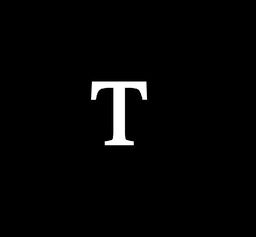
#> input picture HW1_98126079/codes/question 3/T.jpg, 256 x 237 px, shrunk from 655 x 607 before the run
$ python HW1_q3_Zallaghi_98126079.py
#> lines starting #> are read from the running program, lines starting #| are printed output that depends on the picture
# DIP Course - fall 2020 - HW: 1
# Student: M. J. Zallaghi    -    ID: 98126079


# Question: 3 code


# using numpy for working with arrays
import numpy as np
# using openCv module
import cv2
# using matplotlib for multiple image show in 1 fig
import matplotlib.pyplot as plt
# importing math module
import math

# reading image in gray mode (actually it is gray...)
T = cv2.cvtColor(cv2.imread("T.jpg"), cv2.COLOR_BGR2GRAY)
#> T: shape (237, 256); min 0, max 255, mean 5.3

# a) image scaling

# scaling image
T_scaled = cv2.resize(T, None, fx = 1/2 , fy = 2)
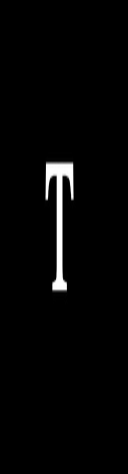
#> T_scaled: shape (474, 128); min 0, max 255, mean 5.3
# showing result
fig0 = plt.figure("Scaling")
fig0.add_subplot(2,1,1)
plt.imshow(T, cmap = "gray")
plt.title("Original image")
fig0.add_subplot(2,1,2)
plt.imshow(T_scaled, cmap = "gray")
plt.title("Scaled image: fx = 1/2    fy = 2")
plt.show()
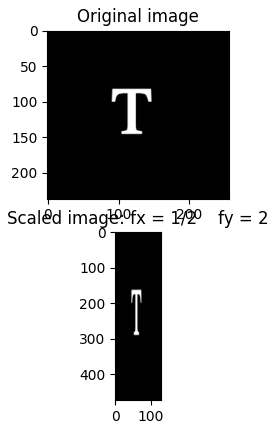
#> figure drawn by matplotlib, 2 panels

# b) image Translation

# defining an function for image translation
def imgTrans(img,dx,dy):
  # Homogenous matrix for transformation
#> called with dx = 150, dy = 100
  mat = np.array([[1,0,dx],[0,1,dy],[0,0,1]])
  img_out = np.zeros_like(img)
  for m in range(img.shape[0]):
    for n in range(img.shape[1]):
      p = np.dot(mat[0,:],np.array([m,n,1]))
      q = np.dot(mat[1,:],np.array([m,n,1]))
      if p<img_out.shape[0] and q<img_out.shape[1]:
        img_out[p,q] = img[m,n]
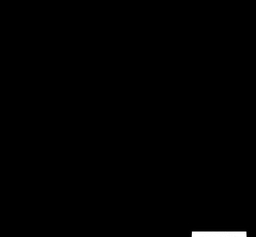
#> img_out: shape (237, 256); min 0, max 255, mean 1.3
  return img_out

# appliyng function on image
T_translated = imgTrans(T,dx=150,dy=100)

# showing result
fig1 = plt.figure("Translating")
fig1.add_subplot(2,1,1)
plt.imshow(T, cmap = "gray")
plt.title("Original image")
fig1.add_subplot(2,1,2)
plt.imshow(T_translated, cmap = "gray")
plt.title("Translated image: dx = 150    dy = 100")
plt.show()
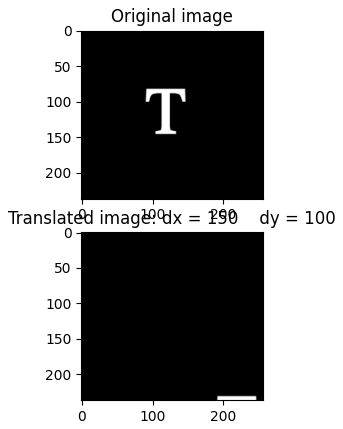
#> figure drawn by matplotlib, 2 panels

# c) Horizontal shear

# defining an function for Horizontal shear transformation
def imgHShear(img,s_h):
  # Homogenous matrix for transformation
#> called with s_h = 0.3
  mat = np.array([[1,0,0],[s_h,1,0],[0,0,1]])
  img_out = np.zeros_like(img)
  for m in range(img.shape[0]):
    for n in range(img.shape[1]):
      p = int(round(np.dot(mat[0,:],np.array([m,n,1]))))
      q = int(round(np.dot(mat[1,:],np.array([m,n,1]))))
      if p<img_out.shape[0] and q<img_out.shape[1]:
        img_out[p,q] = img[m,n]
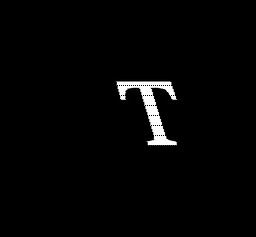
#> img_out: shape (237, 256); min 0, max 255, mean 5
  return img_out

# appliyng function on image
T_shear_hor = imgHShear(T,s_h = 0.3)

# showing result
fig2 = plt.figure("Horizontal Shear")
fig2.add_subplot(2,1,1)
plt.imshow(T, cmap = "gray")
plt.title("Original image")
fig2.add_subplot(2,1,2)
plt.imshow(T_shear_hor, cmap = "gray")
plt.title("Horizontal Shear image: s_h = 0.3")
plt.show()

# d) Vertical shear

# defining an function for Vertical shear transformation
def imgVShear(img,s_v):
  # Homogenous matrix for transformation
#> called with s_v = 0.3
  mat = np.array([[1,s_v,0],[0,1,0],[0,0,1]])
  img_out = np.zeros_like(img)
  for m in range(img.shape[0]):
    for n in range(img.shape[1]):
      p = int(round(np.dot(mat[0,:],np.array([m,n,1]))))
      q = int(round(np.dot(mat[1,:],np.array([m,n,1]))))
      if p<img_out.shape[0] and q<img_out.shape[1]:
        img_out[p,q] = img[m,n]
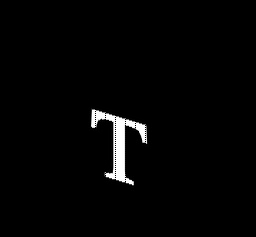
#> img_out: shape (237, 256); min 0, max 255, mean 5
  return img_out

# appliyng function on image
T_shear_ver = imgVShear(T,s_v = 0.3)

# showing result
fig3 = plt.figure("Vertical Shear")
fig3.add_subplot(2,1,1)
plt.imshow(T, cmap = "gray")
plt.title("Original image")
fig3.add_subplot(2,1,2)
plt.imshow(T_shear_ver, cmap = "gray")
plt.title("Vertical Shear image: s_v = 0.3")
plt.show()

# e) Forward and Inverse Rotation


# defining an function for Forward and Inverse Rotation
def imgRot(img,theta,operationType):
#> called with theta = 0.2, operationType = 'Forward'
  img_out = np.zeros_like(img)
  # Homogenous matrix for transformation
  mat = np.array([[np.cos(theta),-np.sin(theta),0],[np.sin(theta),np.cos(theta),0],[0,0,1]])
  if operationType == "Forward":
    for m in range(img.shape[0]):
      for n in range(img.shape[1]):
        p = int(round(np.dot(mat[0,:],np.array([m,n,1]))))
        q = int(round(np.dot(mat[1,:],np.array([m,n,1]))))
        #print("p: ",p,"    q:",q, "    img shape 0: ", img_out.shape[0], "    img shape 1: ", img_out.shape[1])
        if p<img_out.shape[0] and q<img_out.shape[1]:
          img_out[p,q] = img[m,n]
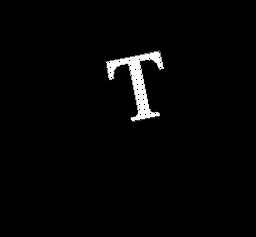
#> img_out: shape (237, 256); min 0, max 255, mean 5.1
  if operationType == "Inverse":
    mat = np.linalg.inv(mat)
    for p in range(img.shape[0]):
      for q in range(img.shape[1]):
        m = int(round(np.dot(mat[0,:],np.array([p,q,1]))))
        n = int(round(np.dot(mat[1,:],np.array([p,q,1]))))
        # print("p: ",p,"    q:",q, "    img shape 0: ", img_out.shape[0], "    img shape 1: ", img_out.shape[1])
        if m<img_out.shape[0] and n<img_out.shape[1]:
          img_out[p,q] = img[m,n]
  return img_out


# appliyng function on image
T_Rot_Forward = imgRot(T,theta = 0.2, operationType = "Forward")
T_Rot_Inverse = imgRot(T,theta = 0.2, operationType = "Inverse")

# showing result
fig4 = plt.figure("Image Rotation")
fig4.add_subplot(1,3,1)
plt.imshow(T, cmap = "gray")
plt.title("Original image")
fig4.add_subplot(1,3,2)
plt.imshow(T_Rot_Forward, cmap = "gray")
plt.title("Forward rotation: theta = 0.2")
fig4.add_subplot(1,3,3)
plt.imshow(T_Rot_Inverse, cmap = "gray")
plt.title("Inverse rotation: theta = 0.2")
plt.show()
